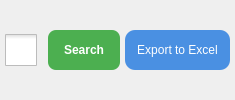
         <widget class="QWidget" name="widget_button_tabinventory" native="true">
          <layout class="QHBoxLayout" name="inputButtonLayout_2">
           <property name="spacing">
            <number>5</number>
           </property>
           <property name="leftMargin">
            <number>5</number>
           </property>
           <property name="topMargin">
            <number>5</number>
           </property>
           <property name="rightMargin">
            <number>5</number>
           </property>
           <property name="bottomMargin">
            <number>5</number>
           </property>
           <item>
            <widget class="QCheckBox" name="inventory_filter_component_id_checkBox">
             <property name="sizePolicy">
              <sizepolicy hsizetype="Fixed" vsizetype="Fixed">
               <horstretch>0</horstretch>
               <verstretch>0</verstretch>
              </sizepolicy>
             </property>
             <property name="toolTip">
              <string>Sắp xếp dữ liệu cột Component ID</string>
             </property>
             <property name="styleSheet">
              <string notr="true">QCheckBox::indicator {
    width: 32px; /* Chiều rộng icon */
    height: 32px; /* Chiều cao icon */
}

QCheckBox::indicator:unchecked {
    image: url(:/icon/images/icon/filter_no.png); /* Đường dẫn đến biểu tượng unchecked */
}

QCheckBox::indicator:checked {
    image: url(:/icon/images/icon/filter_yes.png); /* Đường dẫn đến biểu tượng checked */
}
</string>
             </property>
             <property name="text">
              <string/>
             </property>
             <property name="checked">
              <bool>false</bool>
             </property>
            </widget>
           </item>
           <item>
            <widget class="QPushButton" name="inventory_search_button">
             <property name="sizePolicy">
              <sizepolicy hsizetype="Expanding" vsizetype="Maximum">
               <horstretch>0</horstretch>
               <verstretch>0</verstretch>
              </sizepolicy>
             </property>
             <property name="minimumSize">
              <size>
               <width>0</width>
               <height>40</height>
              </size>
             </property>
             <property name="maximumSize">
              <size>
               <width>16777215</width>
               <height>40</height>
              </size>
             </property>
             <property name="sizeIncrement">
              <size>
               <width>0</width>
               <height>40</height>
              </size>
             </property>
             <property name="font">
              <font>
               <pointsize>-1</pointsize>
               <weight>75</weight>
               <bold>true</bold>
              </font>
             </property>
             <property name="cursor">
              <cursorShape>PointingHandCursor</cursorShape>
             </property>
             <property name="styleSheet">
              <string notr="true">/* QPushButton - Green modern style */
QPushButton {
    background-color: #4CAF50;       /* Xanh lá hiện đại */
    border: none;
    border-radius: 8px;
    color: white;
    font-size: 12px;
    font-weight: bold;
    padding: 8px 16px;
}

QPushButton:hover {
    background-color: #45a049;       /* Xanh đậm hơn khi hover */
    font-size: 14px;                 /* Giữ font-size, không nhảy */
}

QPushButton:pressed {
    background-color: #3e8e41;       /* Xanh tối hơn khi nhấn */
}

QPushButton:disabled {
    background-color: #d3d3d3;
    color: #888;
}
</string>
             </property>
             <property name="text">
              <string>Search</string>
             </property>
             <property name="icon">
              <iconset resource="lib_icon_InventoryManagement.qrc">
               <normaloff>:/icon/images/icon/Search.png</normaloff>:/icon/images/icon/Search.png</iconset>
             </property>
             <property name="iconSize">
              <size>
               <width>32</width>
               <height>32</height>
              </size>
             </property>
            </widget>
           </item>
           <item>
            <widget class="QPushButton" name="inventory_export_button">
             <property name="sizePolicy">
              <sizepolicy hsizetype="Expanding" vsizetype="Maximum">
               <horstretch>0</horstretch>
               <verstretch>0</verstretch>
              </sizepolicy>
             </property>
             <property name="minimumSize">
              <size>
               <width>0</width>
               <height>40</height>
              </size>
             </property>
             <property name="maximumSize">
              <size>
               <width>16777215</width>
               <height>40</height>
              </size>
             </property>
             <property name="sizeIncrement">
              <size>
               <width>0</width>
               <height>40</height>
              </size>
             </property>
             <property name="font">
              <font>
               <pointsize>-1</pointsize>
              </font>
             </property>
             <property name="cursor">
              <cursorShape>PointingHandCursor</cursorShape>
             </property>
             <property name="styleSheet">
              <string notr="true">/* QPushButton styling */
QPushButton {
    background-color: #4a90e2;
    border: none;
    border-radius: 10px;
    color: #fff;
    font-size: 12px;
    padding: 6px 12px;
}

QPushButton:hover {
    background-color: #357ab7;
	font: 75 14pt;
}

QPushButton:pressed {
    background-color: #2a6cae;
}

QPushButton:disabled {
    background-color: #ccc;
    color: #666;
}</string>
             </property>
             <property name="text">
              <string>Export to Excel</string>
             </property>
             <property name="icon">
              <iconset resource="lib_icon_InventoryManagement.qrc">
               <normaloff>:/icon/images/icon/export_excel.png</normaloff>:/icon/images/icon/export_excel.png</iconset>
             </property>
             <property name="iconSize">
              <size>
               <width>32</width>
               <height>32</height>
              </size>
             </property>
            </widget>
           </item>
          </layout>
         </widget>
